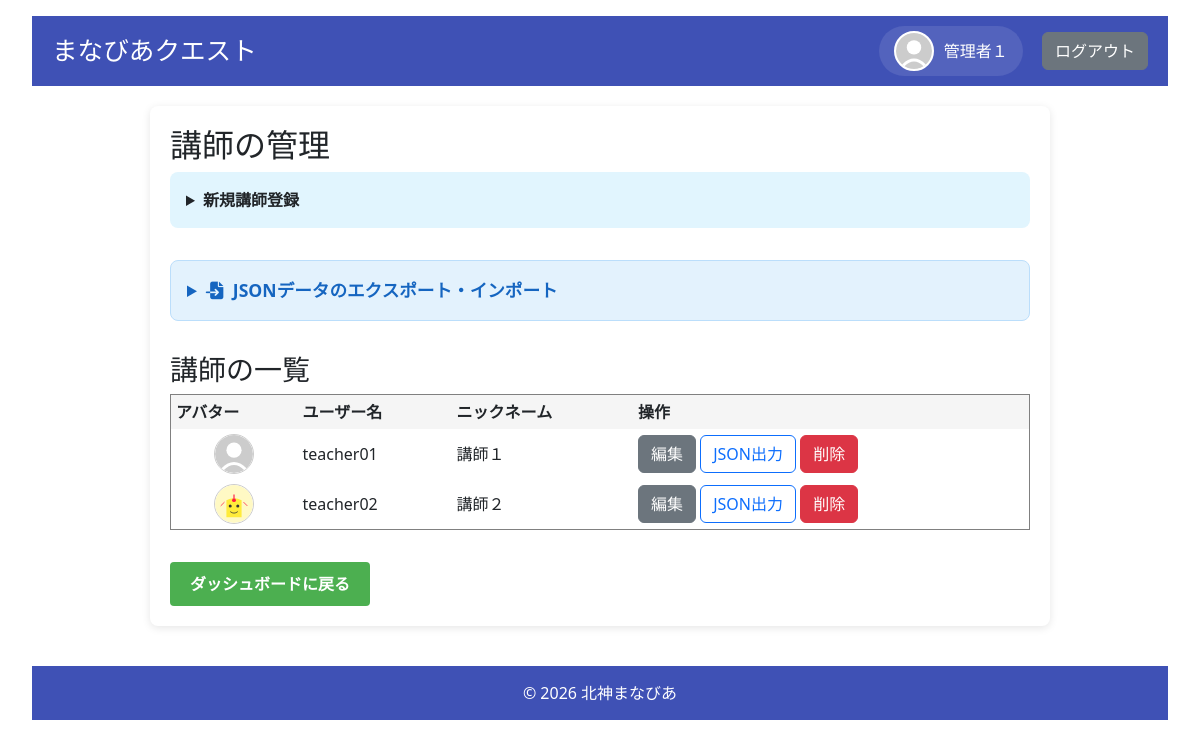
Before: /admin/teachers (signed in) with the older database file.
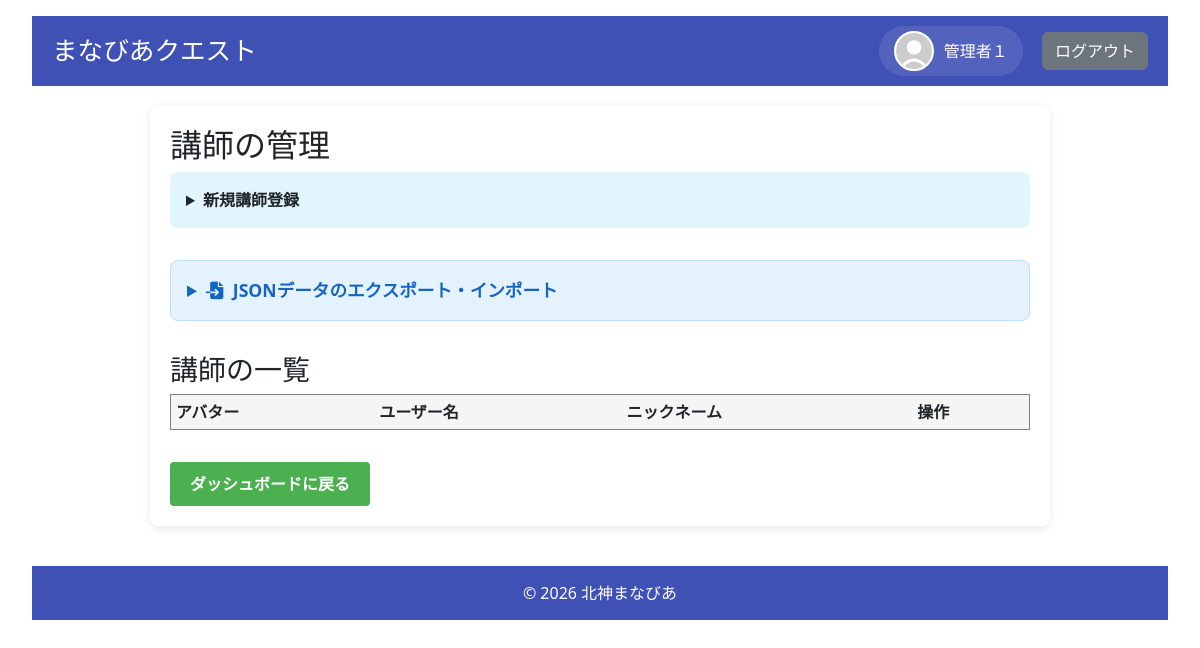
After: the same page with the newer database file.
### models.py (models this page shows, shortened)
class User(UserMixin, db.Model):
    __tablename__ = 'users'
    id = db.Column(db.Integer, primary_key=True)
    username = db.Column(db.String(80), unique=True, nullable=False)
    password_hash = db.Column(db.String(128), nullable=False)
    role = db.Column(db.String(20), nullable=False)  # 'admin', 'student', 'parent'
    is_first_login = db.Column(db.Boolean, default=True, nullable=False)
    nickname = db.Column(db.String(80), nullable=True)
    avatar = db.Column(db.String(200), nullable=True)
    parent_id = db.Column(db.Integer, db.ForeignKey('users.id'), nullable=True)
    user_level = db.Column(db.Integer, default=1)
    medals = db.Column(db.Integer, default=0)
    user_title = db.Column(db.String(100), default='見習い')
    target_levels_json = db.Column(db.String(200), default='{"math": "Lv1", "english": "Lv1", "japanese": "Lv1"}')
    children = db.relationship('User', backref=db.backref('parent', remote_side=[id]), lazy='dynamic')
    attempt_logs = db.relationship('QuestAttemptLog', back_populates='user', cascade="all, delete-orphan")
    @property
    def display_name(self):
        return self.nickname if self.nickname else self.username
    @property
    def avatar_url(self):
        if self.avatar:
            return f"/static/images/avatars/{self.avatar}"
        return "/static/images/avatars/default.svg"
    def is_admin(self):
        return self.role == 'admin'

### app.py (the view)
@app.route('/admin/teachers')
@login_required
def manage_teachers():
    if not current_user.is_admin():
        return redirect(url_for('login'))
    teachers = safe_query_all(User.query.filter_by(role='teacher'))
    return render_template('manage_teachers.html', teachers=teachers)

### app.py (called while the page is built)
@app.context_processor
def inject_markdown_help():
    def get_markdown_help():
        try:
            filepath = os.path.join(basedir, 'Markdown_help.md')
            with open(filepath, 'r', encoding='utf-8') as f:
                return f.read()
        except Exception as e:
            app.logger.error(f"Error reading Markdown_help.md: {e}")
            return "ヘルプファイルを読み込めませんでした。"
    return dict(get_markdown_help=get_markdown_help)

def safe_get(model, ident, retries=5, delay=1.0):
    for i in range(retries):
        try:
            return db.session.get(model, ident)
        except OperationalError as e:
            if "disk I/O error" in str(e) or "database is locked" in str(e):
                app.logger.warning(f"Database get failed (attempt {i+1}/{retries}): {e}. Retrying in {delay}s...")
                time.sleep(delay)
                continue
            raise
    return db.session.get(model, ident)

@login_manager.user_loader
def load_user(user_id):
    return safe_get(User, int(user_id))

### templates/manage_teachers.html (shortened to what this page needs)
{% extends "base.html" %}
{% block content %}
<h2>講師の管理</h2>
<details style="background: #e1f5fe; padding: 1rem; margin-bottom: 2rem; border-radius: 8px;">
    <summary style="cursor: pointer; font-weight: bold;">新規講師登録</summary>
</details>
<details style="background: #e3f2fd; padding: 1rem; margin-bottom: 2rem; border-radius: 8px; border: 1px solid #bbdefb;">
    <summary style="cursor: pointer; font-weight: bold; font-size: 1.1rem; color: #1565c0;">
        <i class="fa-solid fa-file-import" style="margin-right: 5px;"></i> JSONデータのエクスポート・インポート
    </summary>
</details>
<h3>講師の一覧</h3>
<table border="1" cellpadding="5" style="width: 100%; border-collapse: collapse;">
  <thead>
    <tr style="background: #f5f5f5;">
      <th>アバター</th>
      <th>ユーザー名</th>
      <th>ニックネーム</th>
      <th>操作</th>
    </tr>
  </thead>
  <tbody>
    {% for teacher in teachers %}
    <tr>
      <td style="text-align: center;">
        <div style="width: 40px; height: 40px; border-radius: 50%; overflow: hidden; margin: 0 auto; border: 1px solid #ccc;">
            <img src="{{ url_for('static', filename='images/avatars/' + (teacher.avatar if teacher.avatar else 'default.svg')) }}" style="width: 100%; height: 100%; object-fit: cover;">
        </div>
      </td>
      <td>{{ teacher.username }}</td>
      <td>{{ teacher.nickname or "未設定" }}</td>
      <td>
        <a href="{{ url_for('edit_user_admin', user_id=teacher.id) }}" class="btn btn-secondary">編集</a>
        <a href="{{ url_for('export_single_teacher', user_id=teacher.id) }}" class="btn btn-outline-primary" style="text-decoration: none; display: inline-block;">JSON出力</a>
        <form action="{{ url_for('delete_user', user_id=teacher.id) }}" method="POST" onsubmit="return confirm('本当に削除しますか？');" style="display:inline;">
            <button type="submit" class="btn btn-danger">削除</button>
        </form>
      </td>
    </tr>
    {% endfor %}
  </tbody>
</table>
<div style="margin-top: 2rem;">
    <a href="{{ url_for('dashboard_' + current_user.role) }}" class="button">ダッシュボードに戻る</a>
</div>
{% endblock %}

Changed rows visible on the page:
removed User: avatar (placeholder picture), username "teacher01", nickname "講師１"
removed User: avatar (picture), username "teacher02", nickname "講師２"
